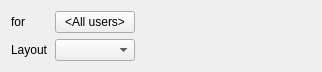
<?xml version="1.0" encoding="UTF-8"?>
<ui version="4.0">
 <class>OpenLayoutActionWidget</class>
 <widget class="QWidget" name="OpenLayoutActionWidget">
  <property name="geometry">
   <rect>
    <x>0</x>
    <y>0</y>
    <width>322</width>
    <height>67</height>
   </rect>
  </property>
  <property name="windowTitle">
   <string/>
  </property>
  <layout class="QGridLayout" name="gridLayout">
   <item row="1" column="2">
    <spacer name="horizontalSpacer">
     <property name="orientation">
      <enum>Qt::Horizontal</enum>
     </property>
     <property name="sizeHint" stdset="0">
      <size>
       <width>40</width>
       <height>20</height>
      </size>
     </property>
    </spacer>
   </item>
   <item row="1" column="0">
    <widget class="QLabel" name="usersLabel">
     <property name="text">
      <string>Layout</string>
     </property>
    </widget>
   </item>
   <item row="1" column="1">
    <widget class="QComboBox" name="selectLayoutButton">
    </widget>
   </item>
   <item row="0" column="1">
    <widget class="QPushButton" name="selectUsersButton">
     <property name="text" stdset="0">
      <string notr="true">&lt;All users&gt;</string>
     </property>
    </widget>
   </item>
   <item row="0" column="0">
    <widget class="QLabel" name="label">
     <property name="text">
      <string>for</string>
     </property>
    </widget>
   </item>
  </layout>
 </widget>
 <tabstops>
  <tabstop>selectLayoutButton</tabstop>
 </tabstops>
 <resources/>
 <connections/>
</ui>
